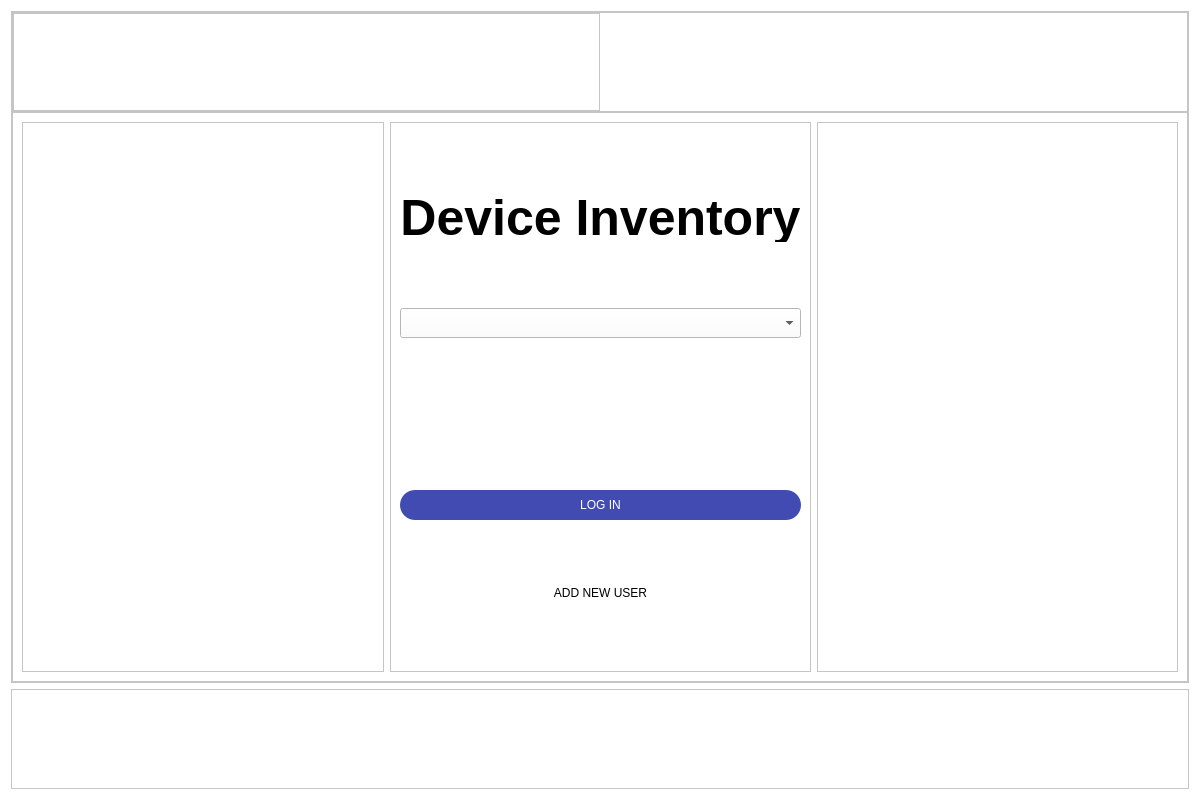
<?xml version="1.0" encoding="UTF-8"?>
<ui version="4.0">
 <class>Dialog</class>
 <widget class="QDialog" name="Dialog">
  <property name="geometry">
   <rect>
    <x>0</x>
    <y>0</y>
    <width>1200</width>
    <height>800</height>
   </rect>
  </property>
  <property name="windowTitle">
   <string>Dialog</string>
  </property>
  <property name="styleSheet">
   <string notr="true">background-color: white;</string>
  </property>
  <layout class="QVBoxLayout" name="verticalLayout">
   <item>
    <widget class="QFrame" name="body">
     <property name="sizePolicy">
      <sizepolicy hsizetype="Expanding" vsizetype="Preferred">
       <horstretch>0</horstretch>
       <verstretch>0</verstretch>
      </sizepolicy>
     </property>
     <property name="frameShape">
      <enum>QFrame::StyledPanel</enum>
     </property>
     <property name="frameShadow">
      <enum>QFrame::Raised</enum>
     </property>
     <layout class="QVBoxLayout" name="verticalLayout_2">
      <property name="spacing">
       <number>0</number>
      </property>
      <property name="leftMargin">
       <number>0</number>
      </property>
      <property name="topMargin">
       <number>0</number>
      </property>
      <property name="rightMargin">
       <number>0</number>
      </property>
      <property name="bottomMargin">
       <number>0</number>
      </property>
      <item>
       <widget class="QFrame" name="controls">
        <property name="sizePolicy">
         <sizepolicy hsizetype="Preferred" vsizetype="Fixed">
          <horstretch>0</horstretch>
          <verstretch>0</verstretch>
         </sizepolicy>
        </property>
        <property name="minimumSize">
         <size>
          <width>0</width>
          <height>100</height>
         </size>
        </property>
        <property name="styleSheet">
         <string notr="true"/>
        </property>
        <property name="frameShape">
         <enum>QFrame::StyledPanel</enum>
        </property>
        <property name="frameShadow">
         <enum>QFrame::Raised</enum>
        </property>
        <layout class="QHBoxLayout" name="horizontalLayout">
         <property name="spacing">
          <number>0</number>
         </property>
         <property name="leftMargin">
          <number>0</number>
         </property>
         <property name="topMargin">
          <number>0</number>
         </property>
         <property name="rightMargin">
          <number>0</number>
         </property>
         <property name="bottomMargin">
          <number>0</number>
         </property>
         <item>
          <widget class="QFrame" name="frame">
           <property name="frameShape">
            <enum>QFrame::StyledPanel</enum>
           </property>
           <property name="frameShadow">
            <enum>QFrame::Raised</enum>
           </property>
          </widget>
         </item>
         <item alignment="Qt::AlignRight|Qt::AlignTop">
          <widget class="QFrame" name="frame_2">
           <property name="styleSheet">
            <string notr="true">color: white; border: none</string>
           </property>
           <property name="frameShape">
            <enum>QFrame::StyledPanel</enum>
           </property>
           <property name="frameShadow">
            <enum>QFrame::Raised</enum>
           </property>
           <layout class="QHBoxLayout" name="horizontalLayout_2">
            <property name="leftMargin">
             <number>0</number>
            </property>
            <property name="topMargin">
             <number>0</number>
            </property>
            <property name="rightMargin">
             <number>0</number>
            </property>
            <property name="bottomMargin">
             <number>0</number>
            </property>
            <item>
             <widget class="QPushButton" name="to_dock">
              <property name="sizePolicy">
               <sizepolicy hsizetype="Fixed" vsizetype="Fixed">
                <horstretch>0</horstretch>
                <verstretch>0</verstretch>
               </sizepolicy>
              </property>
              <property name="minimumSize">
               <size>
                <width>16</width>
                <height>16</height>
               </size>
              </property>
              <property name="styleSheet">
               <string notr="true"/>
              </property>
              <property name="text">
               <string/>
              </property>
              <property name="icon">
               <iconset>
                <normaloff>:/icons/icons/arrow-down-left.svg</normaloff>:/icons/icons/arrow-down-left.svg
               </iconset>
              </property>
             </widget>
            </item>
            <item>
             <widget class="QPushButton" name="minimize">
              <property name="sizePolicy">
               <sizepolicy hsizetype="Fixed" vsizetype="Fixed">
                <horstretch>0</horstretch>
                <verstretch>0</verstretch>
               </sizepolicy>
              </property>
              <property name="minimumSize">
               <size>
                <width>16</width>
                <height>16</height>
               </size>
              </property>
              <property name="text">
               <string/>
              </property>
              <property name="icon">
               <iconset>
                <normaloff>:/icons/icons/minimize-2.svg</normaloff>:/icons/icons/minimize-2.svg
               </iconset>
              </property>
             </widget>
            </item>
            <item alignment="Qt::AlignRight|Qt::AlignTop">
             <widget class="QPushButton" name="close">
              <property name="sizePolicy">
               <sizepolicy hsizetype="Fixed" vsizetype="Fixed">
                <horstretch>0</horstretch>
                <verstretch>0</verstretch>
               </sizepolicy>
              </property>
              <property name="minimumSize">
               <size>
                <width>16</width>
                <height>16</height>
               </size>
              </property>
              <property name="text">
               <string/>
              </property>
              <property name="icon">
               <iconset>
                <normaloff>:/icons/icons/x.svg</normaloff>:/icons/icons/x.svg
               </iconset>
              </property>
             </widget>
            </item>
           </layout>
          </widget>
         </item>
        </layout>
       </widget>
      </item>
      <item>
       <widget class="QFrame" name="content">
        <property name="frameShape">
         <enum>QFrame::StyledPanel</enum>
        </property>
        <property name="frameShadow">
         <enum>QFrame::Raised</enum>
        </property>
        <layout class="QHBoxLayout" name="horizontalLayout_3">
         <item>
          <widget class="QFrame" name="frame_5">
           <property name="frameShape">
            <enum>QFrame::StyledPanel</enum>
           </property>
           <property name="frameShadow">
            <enum>QFrame::Raised</enum>
           </property>
          </widget>
         </item>
         <item>
          <widget class="QFrame" name="frame_3">
           <property name="frameShape">
            <enum>QFrame::StyledPanel</enum>
           </property>
           <property name="frameShadow">
            <enum>QFrame::Raised</enum>
           </property>
           <layout class="QVBoxLayout" name="verticalLayout_3">
            <item>
             <widget class="QLabel" name="title">
              <property name="sizePolicy">
               <sizepolicy hsizetype="Preferred" vsizetype="Minimum">
                <horstretch>0</horstretch>
                <verstretch>0</verstretch>
               </sizepolicy>
              </property>
              <property name="minimumSize">
               <size>
                <width>0</width>
                <height>50</height>
               </size>
              </property>
              <property name="maximumSize">
               <size>
                <width>16777215</width>
                <height>50</height>
               </size>
              </property>
              <property name="font">
               <font>
                <pointsize>-1</pointsize>
                <weight>75</weight>
                <bold>true</bold>
                <kerning>true</kerning>
               </font>
              </property>
              <property name="styleSheet">
               <string notr="true">font-size: 50px</string>
              </property>
              <property name="text">
               <string>Device Inventory</string>
              </property>
              <property name="alignment">
               <set>Qt::AlignCenter</set>
              </property>
             </widget>
            </item>
            <item>
             <widget class="QComboBox" name="user_picker">
              <property name="minimumSize">
               <size>
                <width>0</width>
                <height>30</height>
               </size>
              </property>
             </widget>
            </item>
            <item>
             <widget class="QLabel" name="error_text">
              <property name="sizePolicy">
               <sizepolicy hsizetype="Minimum" vsizetype="Minimum">
                <horstretch>0</horstretch>
                <verstretch>0</verstretch>
               </sizepolicy>
              </property>
              <property name="minimumSize">
               <size>
                <width>0</width>
                <height>20</height>
               </size>
              </property>
              <property name="maximumSize">
               <size>
                <width>16777215</width>
                <height>20</height>
               </size>
              </property>
              <property name="styleSheet">
               <string notr="true">color: red</string>
              </property>
              <property name="text">
               <string/>
              </property>
             </widget>
            </item>
            <item>
             <widget class="QPushButton" name="login_button">
              <property name="minimumSize">
               <size>
                <width>0</width>
                <height>30</height>
               </size>
              </property>
              <property name="cursor">
               <cursorShape>PointingHandCursor</cursorShape>
              </property>
              <property name="styleSheet">
               <string notr="true">border-radius : 15; border: 2 px solid
                black;
                background-color :
                #414BB2; color: white
               </string>
              </property>
              <property name="text">
               <string>LOG IN</string>
              </property>
             </widget>
            </item>
            <item>
             <widget class="QPushButton" name="add_new_user_button">
              <property name="cursor">
               <cursorShape>PointingHandCursor</cursorShape>
              </property>
              <property name="styleSheet">
               <string notr="true">border: none</string>
              </property>
              <property name="text">
               <string>ADD NEW USER</string>
              </property>
             </widget>
            </item>
           </layout>
          </widget>
         </item>
         <item>
          <widget class="QFrame" name="frame_4">
           <property name="frameShape">
            <enum>QFrame::StyledPanel</enum>
           </property>
           <property name="frameShadow">
            <enum>QFrame::Raised</enum>
           </property>
          </widget>
         </item>
        </layout>
       </widget>
      </item>
     </layout>
    </widget>
   </item>
   <item>
    <widget class="QFrame" name="footer">
     <property name="sizePolicy">
      <sizepolicy hsizetype="Minimum" vsizetype="Fixed">
       <horstretch>0</horstretch>
       <verstretch>0</verstretch>
      </sizepolicy>
     </property>
     <property name="minimumSize">
      <size>
       <width>0</width>
       <height>100</height>
      </size>
     </property>
     <property name="frameShape">
      <enum>QFrame::StyledPanel</enum>
     </property>
     <property name="frameShadow">
      <enum>QFrame::Raised</enum>
     </property>
    </widget>
   </item>
  </layout>
 </widget>
 <resources>
  <include location="icons.qrc"/>
 </resources>
 <connections/>
</ui>
